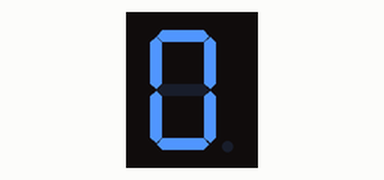
This sketch was run on a simulated Arduino Uno, built with avr-gcc and run on an emulated ATmega328P. Shown: 1-digit seven-segment display. Wiring (inferred from the names in the program): 1-digit 7-segment display, segments lit when HIGH: segments pin 2, pin 3, pin 4, pin 5, pin 6, pin 7, pin 8, pin 9. The segment pins are drawn as the display they are named for.

Above: at 0.1 s.
At 5.1 s:
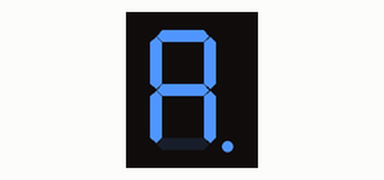
At 6.1 s:
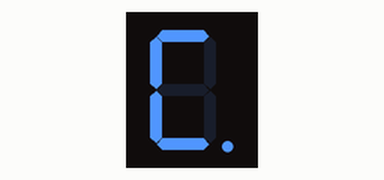
At 6.6 s:
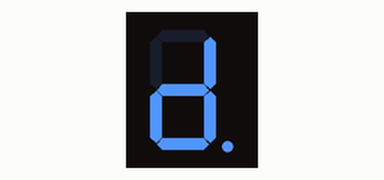
At 7.1 s:
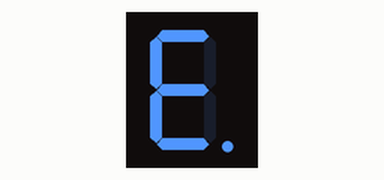
At 7.6 s:
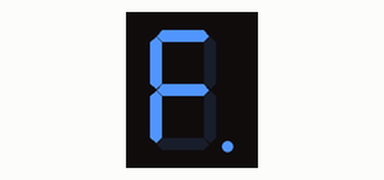

Measured:
- by itself, everything shown: repeats every 8.0 s, in 16 steps
- what the display in image 1 shows lasts 0.5 s, from 5.0 s to 5.5 s

The sketch:

cds_sensor.ino
```cpp
#define FND_A 2
#define FND_B 3
#define FND_C 4
#define FND_D 5
#define FND_E 6
#define FND_F 7
#define FND_G 8
#define FND_DP 9

int seg[]={2,3,4,5,6,7,8,9}; // 배열로 D2~D9까지 세그먼트 연결


byte digits[16][8]={ // 0~9까지 숫자에 대한 LED 값

{ 1,1,1,1,1,1,0,0 }, // 0

{ 0,1,1,0,0,0,0,0 }, // 1

{ 1,1,0,1,1,0,1,0 }, // 2

{ 1,1,1,1,0,0,1,0 }, // 3

{ 0,1,1,0,0,1,1,0 }, // 4

{ 1,0,1,1,0,1,1,0 }, // 5

{ 1,0,1,1,1,1,1,0 }, // 6

{ 1,1,1,0,0,0,0,0 }, // 7

{ 1,1,1,1,1,1,1,0 }, // 8

{ 1,1,1,1,0,1,1,0 },  // 9

{ 1,1,1,0,1,1,1,1 },  // 10,A

{ 0,0,1,1,1,1,1,1 },  // 11,B

{ 1,0,0,1,1,1,0,1 },  // 12,C

{ 0,1,1,1,1,0,1,1 },  // 13,D

{ 1,0,0,1,1,1,1,1 },  // 14,E

{ 1,0,0,0,1,1,1,1 },  // 15,F
};

void setup(){

 for (int i = 0; i < 8; i++){ // for 문을 사용해 핀 2~9까지 8개의 핀모드 출력으로 세팅

  pinMode(seg[i], OUTPUT);

 }

}


void loop(){

 for (int i = 0; i < 16; i++)
 {//이중 for문을 이용해 led로 숫자 출력
  for (int j = 0; j < 8; j++)
  {
    digitalWrite(seg[j], digits[i][j]);
  }
   delay(500); // 1초간 딜레이
  }
}
```
